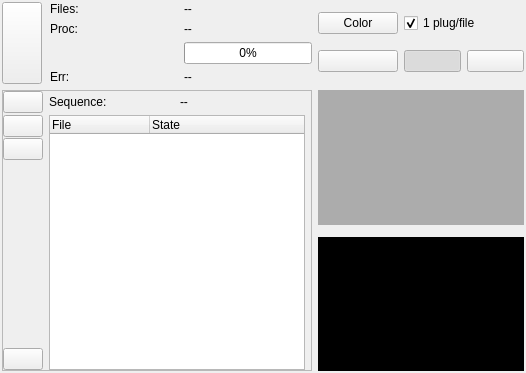
<?xml version="1.0" encoding="UTF-8"?>
<ui version="4.0">
 <class>BatchProgressWidget</class>
 <widget class="QWidget" name="BatchProgressWidget">
  <property name="geometry">
   <rect>
    <x>0</x>
    <y>0</y>
    <width>526</width>
    <height>373</height>
   </rect>
  </property>
  <property name="windowTitle">
   <string>Batch progress widget</string>
  </property>
  <property name="windowIcon">
   <iconset resource="../../../main/piaf.qrc">
    <normaloff>:/images/22x22/system-run.png</normaloff>:/images/22x22/system-run.png</iconset>
  </property>
  <property name="toolTip">
   <string>Batch progress for one batch task</string>
  </property>
  <layout class="QGridLayout" name="gridLayout_3">
   <property name="margin">
    <number>2</number>
   </property>
   <item row="0" column="0">
    <widget class="QWidget" name="widget_progress" native="true">
     <layout class="QHBoxLayout" name="horizontalLayout">
      <property name="margin">
       <number>0</number>
      </property>
      <item>
       <widget class="QPushButton" name="playPauseButton">
        <property name="sizePolicy">
         <sizepolicy hsizetype="Preferred" vsizetype="Preferred">
          <horstretch>0</horstretch>
          <verstretch>0</verstretch>
         </sizepolicy>
        </property>
        <property name="toolTip">
         <string>Start processing or pause it</string>
        </property>
        <property name="statusTip">
         <string>Start processing or pause it</string>
        </property>
        <property name="text">
         <string/>
        </property>
        <property name="icon">
         <iconset resource="../../ema.qrc">
          <normaloff>:/icons/22x22/media-playback-start.png</normaloff>
          <disabledoff>:/icons/22x22/media-playback-pause.png</disabledoff>:/icons/22x22/media-playback-start.png</iconset>
        </property>
       </widget>
      </item>
      <item>
       <widget class="QWidget" name="widget_files" native="true">
        <property name="sizePolicy">
         <sizepolicy hsizetype="Expanding" vsizetype="Preferred">
          <horstretch>0</horstretch>
          <verstretch>0</verstretch>
         </sizepolicy>
        </property>
        <property name="minimumSize">
         <size>
          <width>0</width>
          <height>60</height>
         </size>
        </property>
        <layout class="QGridLayout" name="gridLayout">
         <property name="leftMargin">
          <number>2</number>
         </property>
         <property name="topMargin">
          <number>0</number>
         </property>
         <property name="rightMargin">
          <number>0</number>
         </property>
         <property name="bottomMargin">
          <number>0</number>
         </property>
         <item row="0" column="0">
          <widget class="QLabel" name="label">
           <property name="sizePolicy">
            <sizepolicy hsizetype="Minimum" vsizetype="Preferred">
             <horstretch>0</horstretch>
             <verstretch>0</verstretch>
            </sizepolicy>
           </property>
           <property name="text">
            <string>Files:</string>
           </property>
          </widget>
         </item>
         <item row="0" column="1">
          <widget class="QLabel" name="nbFilesLabel">
           <property name="sizePolicy">
            <sizepolicy hsizetype="Preferred" vsizetype="Preferred">
             <horstretch>0</horstretch>
             <verstretch>0</verstretch>
            </sizepolicy>
           </property>
           <property name="toolTip">
            <string>Number of files in process list</string>
           </property>
           <property name="text">
            <string>--</string>
           </property>
          </widget>
         </item>
         <item row="1" column="0">
          <widget class="QLabel" name="label_2">
           <property name="sizePolicy">
            <sizepolicy hsizetype="Minimum" vsizetype="Preferred">
             <horstretch>0</horstretch>
             <verstretch>0</verstretch>
            </sizepolicy>
           </property>
           <property name="text">
            <string>Proc:</string>
           </property>
          </widget>
         </item>
         <item row="1" column="1">
          <widget class="QLabel" name="nbProcLabel">
           <property name="text">
            <string>--</string>
           </property>
          </widget>
         </item>
         <item row="3" column="0">
          <widget class="QLabel" name="label_3">
           <property name="sizePolicy">
            <sizepolicy hsizetype="Minimum" vsizetype="Preferred">
             <horstretch>0</horstretch>
             <verstretch>0</verstretch>
            </sizepolicy>
           </property>
           <property name="text">
            <string>Err:</string>
           </property>
          </widget>
         </item>
         <item row="3" column="1">
          <widget class="QLabel" name="nbErrLabel">
           <property name="text">
            <string>--</string>
           </property>
          </widget>
         </item>
         <item row="2" column="1">
          <widget class="QProgressBar" name="progressBar">
           <property name="sizePolicy">
            <sizepolicy hsizetype="Preferred" vsizetype="Fixed">
             <horstretch>0</horstretch>
             <verstretch>0</verstretch>
            </sizepolicy>
           </property>
           <property name="value">
            <number>0</number>
           </property>
          </widget>
         </item>
        </layout>
       </widget>
      </item>
     </layout>
    </widget>
   </item>
   <item row="0" column="2">
    <widget class="QWidget" name="widget_options" native="true">
     <layout class="QGridLayout" name="gridLayout_2">
      <property name="margin">
       <number>0</number>
      </property>
      <item row="2" column="0">
       <widget class="QPushButton" name="recordButton">
        <property name="toolTip">
         <string>Record output image or movies</string>
        </property>
        <property name="statusTip">
         <string>Record output image when inputs are still images or movies when inputs are movies</string>
        </property>
        <property name="whatsThis">
         <string>Record output image or movies</string>
        </property>
        <property name="text">
         <string/>
        </property>
        <property name="icon">
         <iconset resource="../../../main/piaf.qrc">
          <normaloff>:/images/22x22/media-record.png</normaloff>:/images/22x22/media-record.png</iconset>
        </property>
        <property name="checkable">
         <bool>true</bool>
        </property>
       </widget>
      </item>
      <item row="2" column="2">
       <widget class="QPushButton" name="viewButton">
        <property name="toolTip">
         <string>Display the image output once per second</string>
        </property>
        <property name="text">
         <string/>
        </property>
        <property name="icon">
         <iconset resource="../../../main/piaf.qrc">
          <normaloff>:/images/16x16/layer-visible-on.png</normaloff>:/images/16x16/layer-visible-on.png</iconset>
        </property>
        <property name="shortcut">
         <string>F5</string>
        </property>
        <property name="checkable">
         <bool>true</bool>
        </property>
        <property name="checked">
         <bool>true</bool>
        </property>
       </widget>
      </item>
      <item row="0" column="0">
       <widget class="QPushButton" name="greyButton">
        <property name="toolTip">
         <string>if down, the images will be converted to grayscale before processing</string>
        </property>
        <property name="statusTip">
         <string>Process input files in color or in grayscale: conversion is done before sending the images to plugins</string>
        </property>
        <property name="text">
         <string>Color</string>
        </property>
        <property name="icon">
         <iconset resource="../../../main/piaf.qrc">
          <normaloff>:/images/22x22/view-color.png</normaloff>
          <activeon>:/images/22x22/view-gray.png</activeon>:/images/22x22/view-color.png</iconset>
        </property>
        <property name="checkable">
         <bool>true</bool>
        </property>
       </widget>
      </item>
      <item row="2" column="3">
       <widget class="QPushButton" name="snapButton">
        <property name="text">
         <string/>
        </property>
        <property name="icon">
         <iconset resource="../../../main/piaf.qrc">
          <normaloff>:/images/22x22/document-save.png</normaloff>:/images/22x22/document-save.png</iconset>
        </property>
       </widget>
      </item>
      <item row="0" column="2" colspan="2">
       <widget class="QCheckBox" name="reloadPluginCheckBox">
        <property name="toolTip">
         <string>Reload plugins at every change of file</string>
        </property>
        <property name="statusTip">
         <string>Reload the plugins at every change of file. If unchecked, all the images will be processed by the same plugin processus (beware of image size changes).</string>
        </property>
        <property name="text">
         <string>1 plug/file</string>
        </property>
        <property name="checked">
         <bool>true</bool>
        </property>
       </widget>
      </item>
     </layout>
    </widget>
   </item>
   <item row="3" column="2">
    <widget class="ImageWidget" name="imageLabel" native="true">
     <property name="sizePolicy">
      <sizepolicy hsizetype="Expanding" vsizetype="Expanding">
       <horstretch>0</horstretch>
       <verstretch>0</verstretch>
      </sizepolicy>
     </property>
     <property name="styleSheet">
      <string notr="true">background-color: rgb(0, 0, 0);</string>
     </property>
    </widget>
   </item>
   <item row="1" column="2">
    <widget class="TimeHistogramWidget" name="timeHistoWidget" native="true">
     <property name="sizePolicy">
      <sizepolicy hsizetype="Expanding" vsizetype="Expanding">
       <horstretch>0</horstretch>
       <verstretch>0</verstretch>
      </sizepolicy>
     </property>
     <property name="toolTip">
      <string>Processing time histogram</string>
     </property>
     <property name="statusTip">
      <string>Processing time histogram</string>
     </property>
     <property name="styleSheet">
      <string notr="true">background-color: rgb(172, 172, 172);</string>
     </property>
    </widget>
   </item>
   <item row="1" column="0" rowspan="3">
    <widget class="QFrame" name="frame_fileList">
     <property name="frameShape">
      <enum>QFrame::StyledPanel</enum>
     </property>
     <property name="frameShadow">
      <enum>QFrame::Raised</enum>
     </property>
     <layout class="QGridLayout" name="gridLayout_4">
      <property name="verticalSpacing">
       <number>2</number>
      </property>
      <property name="margin">
       <number>0</number>
      </property>
      <item row="1" column="0">
       <widget class="QWidget" name="filesButtonsWidget" native="true">
        <layout class="QVBoxLayout" name="verticalLayout_4">
         <property name="spacing">
          <number>1</number>
         </property>
         <property name="margin">
          <number>0</number>
         </property>
         <item>
          <widget class="QPushButton" name="addButton">
           <property name="toolTip">
            <string>Add new files</string>
           </property>
           <property name="text">
            <string/>
           </property>
           <property name="icon">
            <iconset resource="../../../main/piaf.qrc">
             <normaloff>:/images/22x22/list-add.png</normaloff>:/images/22x22/list-add.png</iconset>
           </property>
           <property name="shortcut">
            <string>Ctrl+O</string>
           </property>
          </widget>
         </item>
         <item>
          <widget class="QPushButton" name="delButton">
           <property name="toolTip">
            <string>Remove selected files</string>
           </property>
           <property name="text">
            <string/>
           </property>
           <property name="icon">
            <iconset resource="../../../main/piaf.qrc">
             <normaloff>:/images/22x22/list-remove.png</normaloff>:/images/22x22/list-remove.png</iconset>
           </property>
           <property name="shortcut">
            <string>Del</string>
           </property>
          </widget>
         </item>
         <item>
          <spacer name="verticalSpacer">
           <property name="orientation">
            <enum>Qt::Vertical</enum>
           </property>
           <property name="sizeHint" stdset="0">
            <size>
             <width>10</width>
             <height>10</height>
            </size>
           </property>
          </spacer>
         </item>
         <item>
          <widget class="QPushButton" name="resetButton">
           <property name="toolTip">
            <string>Reset state to unprocessed</string>
           </property>
           <property name="text">
            <string/>
           </property>
           <property name="icon">
            <iconset resource="../../../main/piaf.qrc">
             <normaloff>:/images/22x22/edit-undo.png</normaloff>:/images/22x22/edit-undo.png</iconset>
           </property>
           <property name="shortcut">
            <string>Alt+Z</string>
           </property>
          </widget>
         </item>
        </layout>
       </widget>
      </item>
      <item row="1" column="1" colspan="2">
       <widget class="QTreeWidget" name="filesTreeWidget">
        <property name="toolTip">
         <string>Files for batch processing</string>
        </property>
        <property name="alternatingRowColors">
         <bool>true</bool>
        </property>
        <property name="selectionMode">
         <enum>QAbstractItemView::ExtendedSelection</enum>
        </property>
        <property name="autoExpandDelay">
         <number>1</number>
        </property>
        <property name="allColumnsShowFocus">
         <bool>true</bool>
        </property>
        <column>
         <property name="text">
          <string>File</string>
         </property>
         <property name="icon">
          <iconset resource="../../../main/piaf.qrc">
           <normaloff>:/images/pixmaps/movie.png</normaloff>:/images/pixmaps/movie.png</iconset>
         </property>
        </column>
        <column>
         <property name="text">
          <string>State</string>
         </property>
        </column>
       </widget>
      </item>
      <item row="0" column="0">
       <widget class="QPushButton" name="loadButton">
        <property name="toolTip">
         <string>Load plugin sequence</string>
        </property>
        <property name="text">
         <string/>
        </property>
        <property name="icon">
         <iconset resource="../../../main/piaf.qrc">
          <normaloff>:/images/16x16/document-open.png</normaloff>:/images/16x16/document-open.png</iconset>
        </property>
       </widget>
      </item>
      <item row="0" column="2" colspan="2">
       <widget class="QLabel" name="sequenceLabel">
        <property name="sizePolicy">
         <sizepolicy hsizetype="Expanding" vsizetype="Preferred">
          <horstretch>0</horstretch>
          <verstretch>0</verstretch>
         </sizepolicy>
        </property>
        <property name="text">
         <string>--</string>
        </property>
        <property name="wordWrap">
         <bool>true</bool>
        </property>
       </widget>
      </item>
      <item row="0" column="1">
       <widget class="QLabel" name="label_4">
        <property name="text">
         <string>Sequence:</string>
        </property>
       </widget>
      </item>
     </layout>
    </widget>
   </item>
  </layout>
 </widget>
 <customwidgets>
  <customwidget>
   <class>TimeHistogramWidget</class>
   <extends>QWidget</extends>
   <header>timehistogramwidget.h</header>
   <container>1</container>
  </customwidget>
  <customwidget>
   <class>ImageWidget</class>
   <extends>QWidget</extends>
   <header>imagewidget.h</header>
   <container>1</container>
  </customwidget>
 </customwidgets>
 <resources>
  <include location="../../ema.qrc"/>
  <include location="../../../main/piaf.qrc"/>
 </resources>
 <connections/>
</ui>
